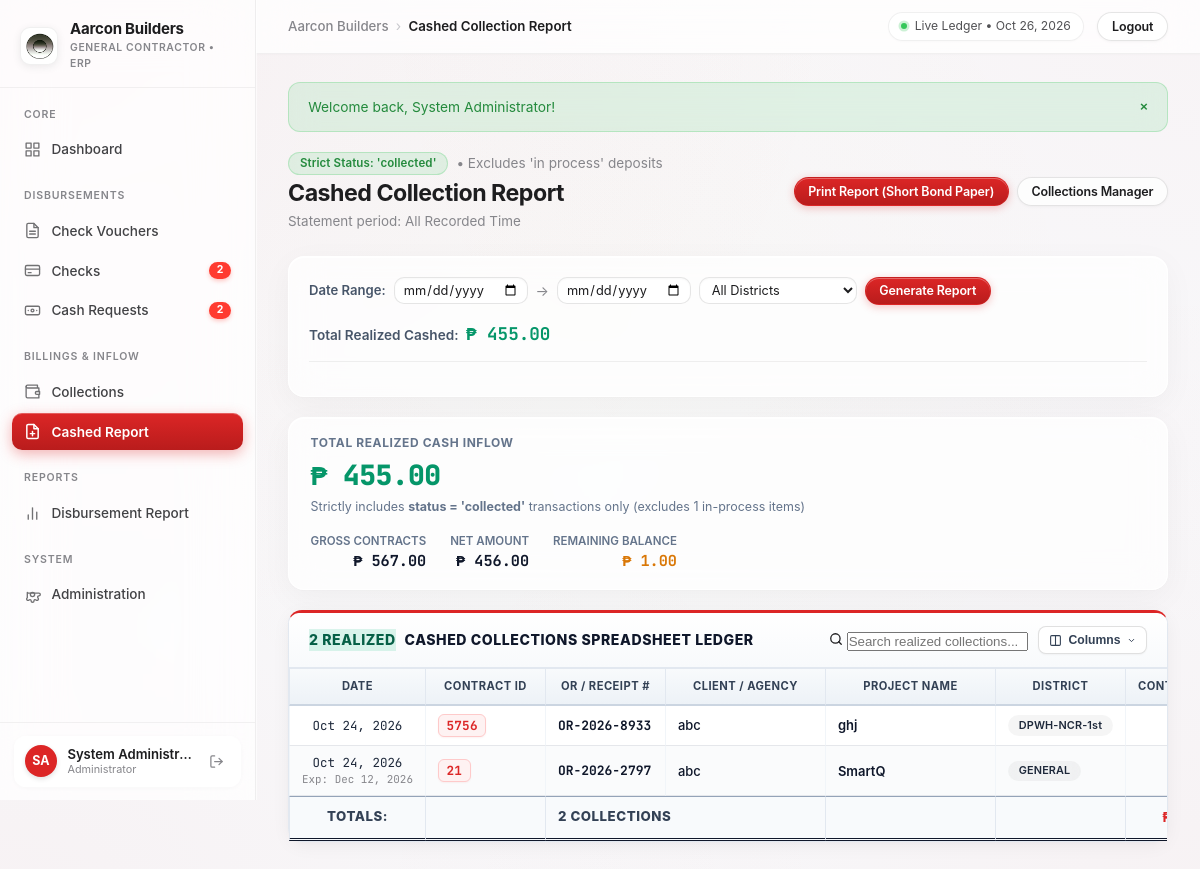
The page /collection_report.php (signed in) on the database its author committed.
### tables this page shows
CREATE TABLE collections (
    id INTEGER PRIMARY KEY AUTOINCREMENT,
    receipt_no VARCHAR(100) NOT NULL UNIQUE,
    client_name VARCHAR(255) NOT NULL,
    project_name VARCHAR(255) NOT NULL,
    amount DECIMAL(12, 2) NOT NULL,
    payment_method VARCHAR(50) NOT NULL, -- 'Cash', 'Bank Deposit', 'Incoming Check', 'Online Transfer'
    collection_date DATE NOT NULL,
    reference_no VARCHAR(100) DEFAULT '',
    received_by VARCHAR(100) DEFAULT 'Main Cashier',
    notes TEXT DEFAULT '',
    created_at DATETIME DEFAULT CURRENT_TIMESTAMP
, project_district VARCHAR(100) DEFAULT '', contract_amount DECIMAL(12, 2) DEFAULT 0, tax_amount DECIMAL(12, 2) DEFAULT 0, tax_rate DECIMAL(5, 2) DEFAULT 0, percentage_collected DECIMAL(5, 2) DEFAULT 0, balance_collectible DECIMAL(12, 2) DEFAULT 0, status VARCHAR(50) DEFAULT 'collected', custom_fields TEXT DEFAULT '{}', contract_id VARCHAR(100) DEFAULT '', net_amount DECIMAL(12, 2) DEFAULT 0, expected_collection_date DATE DEFAULT NULL, deduction DECIMAL(12, 2) DEFAULT 0, net_collections DECIMAL(12, 2) DEFAULT 0, billing_on_process DECIMAL(12, 2) DEFAULT 0);

### config/config.php (called while the page is built, shortened)
<?php
function get_currency_symbol() {
    if (function_exists('get_system_setting')) {
        $val = get_system_setting('currency_symbol');
        if (!empty($val)) return $val;
    }
    return CURRENCY_SYMBOL;
}
function get_app_name() {
    if (function_exists('get_system_setting')) {
        $val = get_system_setting('company_name');
        if (!empty($val)) return $val;
    }
    return APP_NAME;
}
function format_money($amount) {
    return get_currency_symbol() . ' ' . number_format((float)$amount, 2);
}
function format_date($dateStr, $format = 'M d, Y') {
    $time = strtotime($dateStr);
    return $time ? date($format, $time) : $dateStr;
}
function e($string) {
    return htmlspecialchars($string ?? '', ENT_QUOTES, 'UTF-8');
}
function compute_balance_collectible(float $netAmount, float $amountCollected): float {
    return max(0, $netAmount - $amountCollected);
}
require_once __DIR__ . '/../includes/auth.php';

### includes/auth.php (called while the page is built, shortened)
<?php
require_once __DIR__ . '/../config/config.php';
function get_system_setting(string $key, string $default = ''): string {
    static $settingsCache = null;
    if ($settingsCache === null) {
        $settingsCache = [];
        try {
            $db = get_db();
            $rows = $db->query('SELECT setting_key, setting_value FROM system_settings')->fetchAll();
            foreach ($rows as $r) {
                $settingsCache[$r['setting_key']] = $r['setting_value'];
            }
        } catch (Exception $e) {
        }
    }
    return $settingsCache[$key] ?? $default;
}

### collection_report.php (the view, shortened to what this page needs)
<?php
require_once __DIR__ . '/config/config.php';
require_once __DIR__ . '/includes/header.php';
$db = get_db();
$startDate = $_GET['start_date'] ?? '';
$endDate   = $_GET['end_date'] ?? '';
$where = "WHERE status = 'collected'";
$params = [];
$stmt = $db->prepare("SELECT * FROM collections {$where} ORDER BY collection_date ASC, id ASC");
$stmt->execute($params);
$cashedCollections = $stmt->fetchAll();
$totalCashedInflow = 0;
$totalContract = 0;
$totalNet = 0;
$totalBalance = 0;
foreach ($cashedCollections as $c) {
    $amt = (float)$c['amount'];
    $contract = (float)$c['contract_amount'];
    $net = (float)($c['net_amount'] > 0 ? $c['net_amount'] : ($amt > 0 ? $amt : $contract));
    $bal = compute_balance_collectible($net, $amt);
    $totalCashedInflow += $amt;
    $totalContract += $contract;
    $totalNet += $net;
    $totalBalance += $bal;
}
$periodLabel = (!empty($startDate) && !empty($endDate))
    ? date('M d, Y', strtotime($startDate)) . ' to ' . date('M d, Y', strtotime($endDate))
    : 'All Recorded Time';
?>
<div class="page-header no-print">
    <div>
        <div style="display: flex; align-items: center; gap: 0.5rem; margin-bottom: 0.25rem;">
            <span class="badge badge-collected">Strict Status: 'collected'</span>
            <span style="font-size: 0.85rem; color: var(--text-muted);">&bull; Excludes 'in process' deposits</span>
        </div>
        <h1 class="page-title">Cashed Collection Report</h1>
        <p class="page-subtitle">Statement period: <?= e($periodLabel) ?></p>
    </div>
    <div style="display: flex; gap: 0.5rem; align-items: center; flex-wrap: wrap;">
        <button class="btn btn-primary btn-sm" onclick="window.print();">Print Report (Short Bond Paper)</button>
        <a href="collections.php" class="btn btn-outline btn-sm">Collections Manager</a>
    </div>
</div>
<div class="no-print" style="margin-bottom: 1.25rem; padding: 1.25rem; background: var(--glass-bg, rgba(255, 255, 255, 0.75)); backdrop-filter: blur(16px); -webkit-backdrop-filter: blur(16px); border: 1px solid var(--glass-border, rgba(255, 255, 255, 0.5)); border-radius: var(--radius-lg, 14px); box-shadow: var(--glass-shadow, 0 4px 20px rgba(0,0,0,0.03));">
    <form action="collection_report.php" method="GET" style="display: flex; justify-content: space-between; align-items: center; flex-wrap: wrap; gap: 1rem; margin-bottom: 0.85rem; border-bottom: 1px solid rgba(0,0,0,0.06); padding-bottom: 0.85rem;">
        <div style="display: flex; align-items: center; gap: 0.5rem; flex-wrap: wrap;">
            <span style="font-weight: 600; font-size: 0.82rem; color: #475569;">Date Range:</span>
            <input type="date" name="start_date" class="form-control" style="width: auto; padding: 0.25rem 0.5rem; font-size: 0.8rem;" value="<?= e($startDate) ?>" placeholder="Start Date">
            <span style="color: var(--text-muted);">&rarr;</span>
            <input type="date" name="end_date" class="form-control" style="width: auto; padding: 0.25rem 0.5rem; font-size: 0.8rem;" value="<?= e($endDate) ?>" placeholder="End Date">
            <select name="district" class="form-control" style="width: auto; padding: 0.25rem 0.5rem; font-size: 0.8rem;">
                <option value="all">All Districts</option>
            </select>
            <button type="submit" class="btn btn-primary btn-sm">Generate Report</button>
        </div>
        <div style="font-size: 0.85rem; font-weight: 600; color: #475569;">
            Total Realized Cashed: <strong class="excel-mono" style="color: #059669; font-size: 1.1rem; margin-left: 4px;"><?= format_money($totalCashedInflow) ?></strong>
        </div>
    </form>
</div>
<div>
    <div class="no-print" style="display: flex; justify-content: space-between; align-items: center; background: var(--glass-bg, rgba(255, 255, 255, 0.75)); backdrop-filter: blur(16px); -webkit-backdrop-filter: blur(16px); border-radius: var(--radius-lg, 14px); padding: 1rem 1.35rem; margin-bottom: 1.25rem; border: 1px solid var(--glass-border, rgba(255, 255, 255, 0.5)); box-shadow: var(--glass-shadow, 0 4px 20px rgba(0,0,0,0.03)); flex-wrap: wrap; gap: 1rem;">
        <div>
            <div style="font-size: 0.75rem; font-weight: 700; text-transform: uppercase; letter-spacing: 0.05em; color: #64748b;">Total Realized Cash Inflow</div>
            <div class="excel-mono" style="font-size: 1.75rem; font-weight: 800; color: #059669; letter-spacing: -0.02em; margin-top: 0.15rem;">
                <?= format_money($totalCashedInflow) ?>
            </div>
            <div style="font-size: 0.78rem; color: #64748b; margin-top: 0.15rem;">
                Strictly includes <strong>status = 'collected'</strong> transactions only (excludes <?= (int)$db->query("SELECT COUNT(*) FROM collections WHERE status = 'in process'")->fetchColumn() ?> in-process items)
            </div>
        </div>
        <div style="display: flex; gap: 1.5rem; text-align: right; font-size: 0.82rem; flex-wrap: wrap;">
            <div class="col-toggle-contract">
                <span style="display: block; font-size: 0.72rem; color: #64748b; font-weight: 600; text-transform: uppercase;">Gross Contracts</span>
                <strong class="excel-mono" style="font-size: 0.95rem; color: #0f172a;"><?= format_money($totalContract) ?></strong>
            </div>
            <div class="col-toggle-net">
                <span style="display: block; font-size: 0.72rem; color: #64748b; font-weight: 600; text-transform: uppercase;">Net Amount</span>
                <strong class="excel-mono" style="color: #0f172a; font-size: 0.95rem;"><?= format_money($totalNet) ?></strong>
            </div>
            <div class="col-toggle-balance">
                <span style="display: block; font-size: 0.72rem; color: #64748b; font-weight: 600; text-transform: uppercase;">Remaining Balance</span>
                <strong class="excel-mono" style="color: #d97706; font-size: 0.95rem;"><?= format_money($totalBalance) ?></strong>
            </div>
        </div>
    </div>
    <div class="excel-sheet-card">
        <div class="excel-sheet-header no-print">
            <div class="excel-sheet-title">
                <span class="excel-sheet-badge" style="background: rgba(16, 185, 129, 0.15); color: #065f46; border-color: rgba(16, 185, 129, 0.3);"><?= count($cashedCollections) ?> REALIZED</span>
                <span>Cashed Collections Spreadsheet Ledger</span>
            </div>
            <div style="display: flex; align-items: center; gap: 0.65rem; flex-wrap: wrap;">
                <div class="excel-search-box">
                    <svg width="14" height="14" viewBox="0 0 24 24" fill="none" stroke="currentColor" stroke-width="2.2" stroke-linecap="round" stroke-linejoin="round"><circle cx="11" cy="11" r="8"></circle><line x1="21" y1="21" x2="16.65" y2="16.65"></line></svg>
                    <input type="text" placeholder="Search realized collections..." data-table-search="#cashedCollectionsTable">
                </div>
                <div class="col-picker-dropdown">
                    <button type="button" class="btn-col-picker" title="Toggle Columns">
                        <svg width="13" height="13" viewBox="0 0 24 24" fill="none" stroke="currentColor" stroke-width="2" stroke-linecap="round" stroke-linejoin="round">
                            <rect x="3" y="3" width="18" height="18" rx="2" ry="2"></rect>
                            <line x1="12" y1="3" x2="12" y2="21"></line>
                        </svg>
                        <span>Columns</span>
                        <svg class="picker-caret" width="9" height="9" viewBox="0 0 24 24" fill="none" stroke="currentColor" stroke-width="2.5" stroke-linecap="round" stroke-linejoin="round"><polyline points="6 9 12 15 18 9"></polyline></svg>
                    </button>
                </div>
            </div>
        </div>
        <div>
            <?php if (empty($cashedCollections)): ?>
                <div class="empty-state">
                    No cashed collections found for the specified period.
                </div>
            <?php else: ?>
                <div class="table-responsive">
                    <table class="excel-table" id="cashedCollectionsTable">
                        <thead>
                            <tr>
                                <th style="min-width: 95px; text-align: center;">DATE</th>
                                <th class="col-toggle-contractid" style="min-width: 120px;">CONTRACT ID</th>
                                <th style="min-width: 120px;">OR / RECEIPT #</th>
                                <th class="col-toggle-client" style="min-width: 160px;">CLIENT / AGENCY</th>
                                <th style="min-width: 170px;">PROJECT NAME</th>
                                <th class="col-toggle-district" style="min-width: 90px;">DISTRICT</th>
                                <th class="col-toggle-contract" style="min-width: 110px; text-align: right;">CONTRACT AMT</th>
                            </tr>
                        </thead>
                        <tbody>
                            <?php foreach ($cashedCollections as $c): ?>
                                <?php
                                    $cContract = (float)$c['contract_amount'];
                                ?>
                                <tr>
                                    <td style="text-align: center; font-size: 0.78rem;" class="excel-mono">
                                        <div><?= format_date($c['collection_date']) ?></div>
                                        <?php if (!empty($c['expected_collection_date'])): ?>
                                            <div style="font-size: 0.68rem; color: var(--text-muted);" title="Expected Date of Collection">
                                                Exp: <?= format_date($c['expected_collection_date']) ?>
                                            </div>
                                        <?php endif; ?>
                                    </td>
                                    <td class="col-toggle-contractid">
                                        <span class="voucher-code-badge"><?= e($c['contract_id'] ?? '') ?: '&mdash;' ?></span>
                                    </td>
                                    <td>
                                        <span class="excel-mono" style="font-weight: 700; color: #0f172a;"><?= e($c['receipt_no']) ?></span>
                                    </td>
                                    <td class="col-toggle-client" style="font-weight: 500; color: #0f172a;"><?= e($c['client_name']) ?></td>
                                    <td style="font-weight: 600; color: #0f172a;"><?= e($c['project_name']) ?></td>
                                    <td class="col-toggle-district">
                                        <span class="badge" style="background: rgba(0, 0, 0, 0.04); font-size: 0.68rem;"><?= e($c['project_district']) ?: 'General' ?></span>
                                    </td>
                                    <td class="col-toggle-contract excel-num"><?= format_money($cContract) ?></td>
                                </tr>
                            <?php endforeach; ?>
                        </tbody>
                        <tfoot>
                            <tr>
                                <th style="text-align: center;">TOTALS:</th>
                                <th class="col-toggle-contractid"></th>
                                <th colspan="2" class="col-toggle-client" style="text-align: left; text-transform: uppercase;"><?= count($cashedCollections) ?> collections</th>
                                <th></th>
                                <th class="col-toggle-district"></th>
                                <th class="col-toggle-contract excel-num"><?= format_money($totalContract) ?></th>
                            </tr>
                        </tfoot>
                    </table>
                </div>
            <?php endif; ?>
        </div>
    </div>
</div>
<?php require_once __DIR__ . '/includes/footer.php'; ?>

### rows shown on the page
collections: collection_date "Oct 24, 2026", contract "5756", receipt_no "OR-2026-8933", client_name "abc", project_name "ghj", project_district "DPWH-NCR-1st"
collections: collection_date "Oct 24, 2026", expected_collection_date "Dec 12, 2026", contract "21", receipt_no "OR-2026-2797", client_name "abc", project_name "SmartQ", project_district "GENERAL"

### other values the page prints
$dynamicAppName "Aarcon Builders"
$pendingChecksCount "2"
$pendingCashCount "2"
$userInitials "SA"
$currentUser['full_name'] "System Administr…"
get_user_role_label($currentUser['role']) "Administrator"
$pageTitle "Cashed Collection Report"
$flash['message'] "Welcome back, System Administrator!"
$periodLabel "All Recorded Time"
format_money($totalCashedInflow) "₱ 455.00"
format_money($totalContract) "₱ 567.00"
format_money($totalNet) "₱ 456.00"
format_money($totalBalance) "₱ 1.00"
count($cashedCollections) "2"
